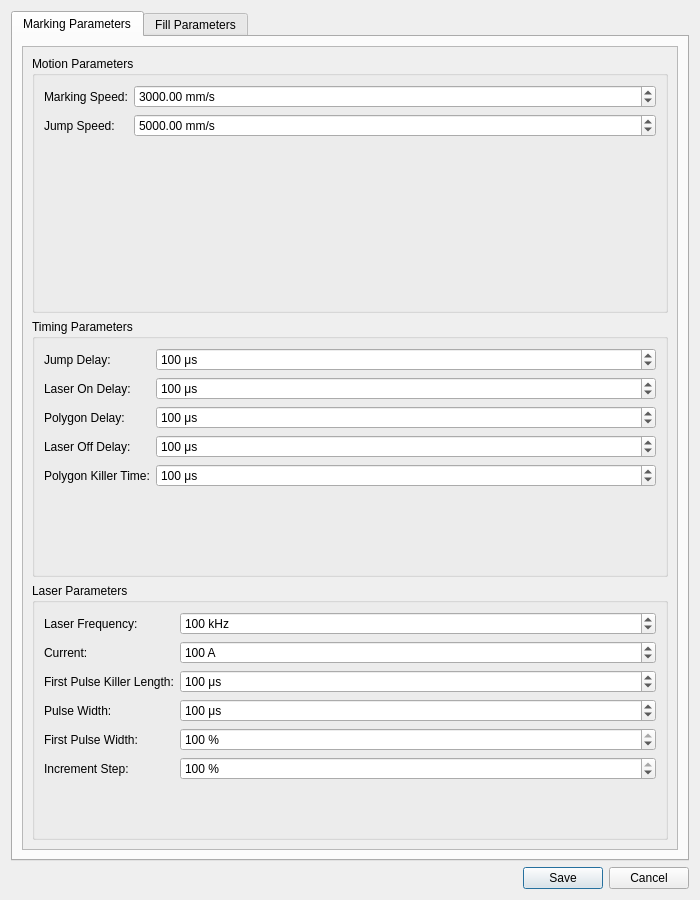
<?xml version="1.0" encoding="UTF-8"?>
<ui version="4.0">
 <class>LaserMarkingParametersDialog</class>
 <widget class="QDialog" name="LaserMarkingParametersDialog">
  <property name="geometry">
   <rect>
    <x>0</x>
    <y>0</y>
    <width>700</width>
    <height>900</height>
   </rect>
  </property>
  <property name="windowTitle">
   <string>Laser Marking Parameters</string>
  </property>
  <layout class="QVBoxLayout" name="verticalLayout">
   <item>
    <widget class="QTabWidget" name="tabWidget">
     <property name="currentIndex">
      <number>0</number>
     </property>
     <widget class="QWidget" name="markingParametersTab">
      <attribute name="title">
       <string>Marking Parameters</string>
      </attribute>
      <layout class="QVBoxLayout" name="verticalLayout_2">
       <item>
        <widget class="QScrollArea" name="scrollArea">
         <property name="widgetResizable">
          <bool>true</bool>
         </property>
         <widget class="QWidget" name="scrollAreaWidgetContents">
          <layout class="QVBoxLayout" name="markingParamsLayout">
           <item>
            <widget class="QGroupBox" name="motionGroup">
             <property name="title">
              <string>Motion Parameters</string>
             </property>
             <layout class="QFormLayout" name="motionFormLayout">
              <item row="0" column="0">
               <widget class="QLabel" name="markSpeedLabel">
                <property name="text">
                 <string>Marking Speed:</string>
                </property>
               </widget>
              </item>
              <item row="0" column="1">
               <widget class="QDoubleSpinBox" name="markSpeedSpinBox">
                <property name="suffix">
                 <string> mm/s</string>
                </property>
                <property name="minimum">
                 <double>0.000000000000000</double>
                </property>
                <property name="maximum">
                 <double>10000.000000000000000</double>
                </property>
                <property name="singleStep">
                 <double>100.000000000000000</double>
                </property>
                <property name="value">
                 <double>3000.000000000000000</double>
                </property>
               </widget>
              </item>
              <item row="1" column="0">
               <widget class="QLabel" name="jumpSpeedLabel">
                <property name="text">
                 <string>Jump Speed:</string>
                </property>
               </widget>
              </item>
              <item row="1" column="1">
               <widget class="QDoubleSpinBox" name="jumpSpeedSpinBox">
                <property name="suffix">
                 <string> mm/s</string>
                </property>
                <property name="minimum">
                 <double>0.000000000000000</double>
                </property>
                <property name="maximum">
                 <double>10000.000000000000000</double>
                </property>
                <property name="singleStep">
                 <double>100.000000000000000</double>
                </property>
                <property name="value">
                 <double>5000.000000000000000</double>
                </property>
               </widget>
              </item>
             </layout>
            </widget>
           </item>
           <item>
            <widget class="QGroupBox" name="timingGroup">
             <property name="title">
              <string>Timing Parameters</string>
             </property>
             <layout class="QFormLayout" name="timingFormLayout">
              <item row="0" column="0">
               <widget class="QLabel" name="jumpDelayLabel">
                <property name="text">
                 <string>Jump Delay:</string>
                </property>
               </widget>
              </item>
              <item row="0" column="1">
               <widget class="QSpinBox" name="jumpDelaySpinBox">
                <property name="suffix">
                 <string> μs</string>
                </property>
                <property name="minimum">
                 <number>0</number>
                </property>
                <property name="maximum">
                 <number>10000</number>
                </property>
                <property name="singleStep">
                 <number>10</number>
                </property>
                <property name="value">
                 <number>100</number>
                </property>
               </widget>
              </item>
              <item row="1" column="0">
               <widget class="QLabel" name="laserOnDelayLabel">
                <property name="text">
                 <string>Laser On Delay:</string>
                </property>
               </widget>
              </item>
              <item row="1" column="1">
               <widget class="QSpinBox" name="laserOnDelaySpinBox">
                <property name="suffix">
                 <string> μs</string>
                </property>
                <property name="minimum">
                 <number>0</number>
                </property>
                <property name="maximum">
                 <number>10000</number>
                </property>
                <property name="singleStep">
                 <number>10</number>
                </property>
                <property name="value">
                 <number>100</number>
                </property>
               </widget>
              </item>
              <item row="2" column="0">
               <widget class="QLabel" name="polygonDelayLabel">
                <property name="text">
                 <string>Polygon Delay:</string>
                </property>
               </widget>
              </item>
              <item row="2" column="1">
               <widget class="QSpinBox" name="polygonDelaySpinBox">
                <property name="suffix">
                 <string> μs</string>
                </property>
                <property name="minimum">
                 <number>0</number>
                </property>
                <property name="maximum">
                 <number>10000</number>
                </property>
                <property name="singleStep">
                 <number>10</number>
                </property>
                <property name="value">
                 <number>100</number>
                </property>
               </widget>
              </item>
              <item row="3" column="0">
               <widget class="QLabel" name="laserOffDelayLabel">
                <property name="text">
                 <string>Laser Off Delay:</string>
                </property>
               </widget>
              </item>
              <item row="3" column="1">
               <widget class="QSpinBox" name="laserOffDelaySpinBox">
                <property name="suffix">
                 <string> μs</string>
                </property>
                <property name="minimum">
                 <number>0</number>
                </property>
                <property name="maximum">
                 <number>10000</number>
                </property>
                <property name="singleStep">
                 <number>10</number>
                </property>
                <property name="value">
                 <number>100</number>
                </property>
               </widget>
              </item>
              <item row="4" column="0">
               <widget class="QLabel" name="polygonKillerTimeLabel">
                <property name="text">
                 <string>Polygon Killer Time:</string>
                </property>
               </widget>
              </item>
              <item row="4" column="1">
               <widget class="QSpinBox" name="polygonKillerTimeSpinBox">
                <property name="suffix">
                 <string> μs</string>
                </property>
                <property name="minimum">
                 <number>0</number>
                </property>
                <property name="maximum">
                 <number>10000</number>
                </property>
                <property name="singleStep">
                 <number>10</number>
                </property>
                <property name="value">
                 <number>100</number>
                </property>
               </widget>
              </item>
             </layout>
            </widget>
           </item>
           <item>
            <widget class="QGroupBox" name="laserGroup">
             <property name="title">
              <string>Laser Parameters</string>
             </property>
             <layout class="QFormLayout" name="laserFormLayout">
              <item row="0" column="0">
               <widget class="QLabel" name="laserFrequencyLabel">
                <property name="text">
                 <string>Laser Frequency:</string>
                </property>
               </widget>
              </item>
              <item row="0" column="1">
               <widget class="QSpinBox" name="laserFrequencySpinBox">
                <property name="suffix">
                 <string> kHz</string>
                </property>
                <property name="minimum">
                 <number>0</number>
                </property>
                <property name="maximum">
                 <number>1000</number>
                </property>
                <property name="value">
                 <number>100</number>
                </property>
               </widget>
              </item>
              <item row="1" column="0">
               <widget class="QLabel" name="currentLabel">
                <property name="text">
                 <string>Current:</string>
                </property>
               </widget>
              </item>
              <item row="1" column="1">
               <widget class="QSpinBox" name="currentSpinBox">
                <property name="suffix">
                 <string> A</string>
                </property>
                <property name="minimum">
                 <number>0</number>
                </property>
                <property name="maximum">
                 <number>1000</number>
                </property>
                <property name="value">
                 <number>100</number>
                </property>
               </widget>
              </item>
              <item row="2" column="0">
               <widget class="QLabel" name="firstPulseKillerLengthLabel">
                <property name="text">
                 <string>First Pulse Killer Length:</string>
                </property>
               </widget>
              </item>
              <item row="2" column="1">
               <widget class="QSpinBox" name="firstPulseKillerLengthSpinBox">
                <property name="suffix">
                 <string> μs</string>
                </property>
                <property name="minimum">
                 <number>0</number>
                </property>
                <property name="maximum">
                 <number>1000</number>
                </property>
                <property name="value">
                 <number>100</number>
                </property>
               </widget>
              </item>
              <item row="3" column="0">
               <widget class="QLabel" name="pulseWidthLabel">
                <property name="text">
                 <string>Pulse Width:</string>
                </property>
               </widget>
              </item>
              <item row="3" column="1">
               <widget class="QSpinBox" name="pulseWidthSpinBox">
                <property name="suffix">
                 <string> μs</string>
                </property>
                <property name="minimum">
                 <number>0</number>
                </property>
                <property name="maximum">
                 <number>1000</number>
                </property>
                <property name="value">
                 <number>100</number>
                </property>
               </widget>
              </item>
              <item row="4" column="0">
               <widget class="QLabel" name="firstPulseWidthLabel">
                <property name="text">
                 <string>First Pulse Width:</string>
                </property>
               </widget>
              </item>
              <item row="4" column="1">
               <widget class="QSpinBox" name="firstPulseWidthSpinBox">
                <property name="suffix">
                 <string> %</string>
                </property>
                <property name="minimum">
                 <number>0</number>
                </property>
                <property name="maximum">
                 <number>100</number>
                </property>
                <property name="value">
                 <number>100</number>
                </property>
               </widget>
              </item>
              <item row="5" column="0">
               <widget class="QLabel" name="incrementStepLabel">
                <property name="text">
                 <string>Increment Step:</string>
                </property>
               </widget>
              </item>
              <item row="5" column="1">
               <widget class="QSpinBox" name="incrementStepSpinBox">
                <property name="suffix">
                 <string> %</string>
                </property>
                <property name="minimum">
                 <number>0</number>
                </property>
                <property name="maximum">
                 <number>100</number>
                </property>
                <property name="value">
                 <number>100</number>
                </property>
               </widget>
              </item>
             </layout>
            </widget>
           </item>
          </layout>
         </widget>
        </widget>
       </item>
      </layout>
     </widget>
     <widget class="QWidget" name="fillParametersTab">
      <attribute name="title">
       <string>Fill Parameters</string>
      </attribute>
      <layout class="QVBoxLayout" name="verticalLayout_3">
       <item>
        <widget class="QScrollArea" name="fillScrollArea">
         <property name="widgetResizable">
          <bool>true</bool>
         </property>
         <widget class="QWidget" name="fillScrollAreaWidgetContents">
          <layout class="QVBoxLayout" name="fillParamsLayout">
           <item>
            <widget class="QGroupBox" name="fillParametersGroup">
             <property name="title">
              <string>Entity Fill Properties</string>
             </property>
             <layout class="QFormLayout" name="fillFormLayout">
              <item row="0" column="0">
               <widget class="QLabel" name="fillModeLabel">
                <property name="text">
                 <string>Fill Mode:</string>
                </property>
               </widget>
              </item>
              <item row="0" column="1">
               <widget class="QComboBox" name="fillModeComboBox">
                <item>
                 <property name="text">
                  <string>No Filling</string>
                 </property>
                </item>
                <item>
                 <property name="text">
                  <string>One-way Filling</string>
                 </property>
                </item>
                <item>
                 <property name="text">
                  <string>Two-way Filling</string>
                 </property>
                </item>
                <item>
                 <property name="text">
                  <string>Bow-shaped Filling</string>
                 </property>
                </item>
                <item>
                 <property name="text">
                  <string>Back-shaped Filling</string>
                 </property>
                </item>
               </widget>
              </item>
              <item row="1" column="0">
               <widget class="QLabel" name="equalDistanceLabel">
                <property name="text">
                 <string>Evenly Distribute Fill Lines:</string>
                </property>
               </widget>
              </item>
              <item row="1" column="1">
               <widget class="QCheckBox" name="equalDistanceCheckBox"/>
              </item>
              <item row="2" column="0">
               <widget class="QLabel" name="secondFillLabel">
                <property name="text">
                 <string>Enable Second Padding:</string>
                </property>
               </widget>
              </item>
              <item row="2" column="1">
               <widget class="QCheckBox" name="secondFillCheckBox"/>
              </item>
              <item row="3" column="0">
               <widget class="QLabel" name="rotateAngleLabel">
                <property name="text">
                 <string>Automatic Rotation Angle:</string>
                </property>
               </widget>
              </item>
              <item row="3" column="1">
               <widget class="QCheckBox" name="rotateAngleCheckBox"/>
              </item>
              <item row="4" column="0">
               <widget class="QLabel" name="fillAsOneLabel">
                <property name="text">
                 <string>Calculate Objects as a Whole:</string>
                </property>
               </widget>
              </item>
              <item row="4" column="1">
               <widget class="QCheckBox" name="fillAsOneCheckBox"/>
              </item>
              <item row="5" column="0">
               <widget class="QLabel" name="moreIntactLabel">
                <property name="text">
                 <string>Optimize Two-way Filling:</string>
                </property>
               </widget>
              </item>
              <item row="5" column="1">
               <widget class="QCheckBox" name="moreIntactCheckBox"/>
              </item>
              <item row="6" column="0">
               <widget class="QLabel" name="fill3DLabel">
                <property name="text">
                 <string>Use Triangle Fill Mode:</string>
                </property>
               </widget>
              </item>
              <item row="6" column="1">
               <widget class="QCheckBox" name="fill3DCheckBox"/>
              </item>
              <item row="7" column="0">
               <widget class="QLabel" name="loopNumLabel">
                <property name="text">
                 <string>Number of Boundary Rings:</string>
                </property>
               </widget>
              </item>
              <item row="7" column="1">
               <widget class="QSpinBox" name="loopNumSpinBox">
                <property name="minimum">
                 <number>0</number>
                </property>
                <property name="maximum">
                 <number>100</number>
                </property>
                <property name="value">
                 <number>1</number>
                </property>
               </widget>
              </item>
              <item row="8" column="0">
               <widget class="QLabel" name="fillMarkTimesLabel">
                <property name="text">
                 <string>Number of Markings for Current Angle:</string>
                </property>
               </widget>
              </item>
              <item row="8" column="1">
               <widget class="QSpinBox" name="fillMarkTimesSpinBox">
                <property name="minimum">
                 <number>1</number>
                </property>
                <property name="maximum">
                 <number>100</number>
                </property>
               </widget>
              </item>
              <item row="9" column="0">
               <widget class="QLabel" name="curMarkTimesLabel">
                <property name="text">
                 <string>Current Number of Markings:</string>
                </property>
               </widget>
              </item>
              <item row="9" column="1">
               <widget class="QSpinBox" name="curMarkTimesSpinBox">
                <property name="minimum">
                 <number>1</number>
                </property>
                <property name="maximum">
                 <number>100</number>
                </property>
                <property name="value">
                 <number>12</number>
                </property>
               </widget>
              </item>
              <item row="10" column="0">
               <widget class="QLabel" name="layerIdLabel">
                <property name="text">
                 <string>Fill in Pen Number:</string>
                </property>
               </widget>
              </item>
              <item row="10" column="1">
               <widget class="QSpinBox" name="layerIdSpinBox">
                <property name="minimum">
                 <number>0</number>
                </property>
                <property name="maximum">
                 <number>255</number>
                </property>
                <property name="value">
                 <number>1</number>
                </property>
               </widget>
              </item>
              <item row="11" column="0">
               <widget class="QLabel" name="fillSpaceLabel">
                <property name="text">
                 <string>Fill Line Space:</string>
                </property>
               </widget>
              </item>
              <item row="11" column="1">
               <widget class="QDoubleSpinBox" name="fillSpaceSpinBox">
                <property name="minimum">
                 <double>0.010000000000000</double>
                </property>
                <property name="maximum">
                 <double>1000.000000000000000</double>
                </property>
                <property name="value">
                 <double>100.000000000000000</double>
                </property>
               </widget>
              </item>
              <item row="12" column="0">
               <widget class="QLabel" name="fillAngleLabel">
                <property name="text">
                 <string>Fill Angle:</string>
                </property>
               </widget>
              </item>
              <item row="12" column="1">
               <widget class="QDoubleSpinBox" name="fillAngleSpinBox">
                <property name="minimum">
                 <double>0.000000000000000</double>
                </property>
                <property name="maximum">
                 <double>360.000000000000000</double>
                </property>
                <property name="value">
                 <double>100.000000000000000</double>
                </property>
               </widget>
              </item>
              <item row="13" column="0">
               <widget class="QLabel" name="fillEdgeOffsetLabel">
                <property name="text">
                 <string>Fill Edge Offset:</string>
                </property>
               </widget>
              </item>
              <item row="13" column="1">
               <widget class="QDoubleSpinBox" name="fillEdgeOffsetSpinBox">
                <property name="minimum">
                 <double>0.000000000000000</double>
                </property>
                <property name="maximum">
                 <double>1000.000000000000000</double>
                </property>
                <property name="value">
                 <double>100.000000000000000</double>
                </property>
               </widget>
              </item>
              <item row="14" column="0">
               <widget class="QLabel" name="fillStartOffsetLabel">
                <property name="text">
                 <string>Fill Start Offset:</string>
                </property>
               </widget>
              </item>
              <item row="14" column="1">
               <widget class="QDoubleSpinBox" name="fillStartOffsetSpinBox">
                <property name="minimum">
                 <double>0.000000000000000</double>
                </property>
                <property name="maximum">
                 <double>1000.000000000000000</double>
                </property>
                <property name="value">
                 <double>100.000000000000000</double>
                </property>
               </widget>
              </item>
              <item row="15" column="0">
               <widget class="QLabel" name="fillEndOffsetLabel">
                <property name="text">
                 <string>Fill End Offset:</string>
                </property>
               </widget>
              </item>
              <item row="15" column="1">
               <widget class="QDoubleSpinBox" name="fillEndOffsetSpinBox">
                <property name="minimum">
                 <double>0.000000000000000</double>
                </property>
                <property name="maximum">
                 <double>1000.000000000000000</double>
                </property>
                <property name="value">
                 <double>100.000000000000000</double>
                </property>
               </widget>
              </item>
              <item row="16" column="0">
               <widget class="QLabel" name="fillLineReductionLabel">
                <property name="text">
                 <string>Fill Line Reduction:</string>
                </property>
               </widget>
              </item>
              <item row="16" column="1">
               <widget class="QDoubleSpinBox" name="fillLineReductionSpinBox">
                <property name="minimum">
                 <double>0.000000000000000</double>
                </property>
                <property name="maximum">
                 <double>1000.000000000000000</double>
                </property>
                <property name="value">
                 <double>100.000000000000000</double>
                </property>
               </widget>
              </item>
              <item row="17" column="0">
               <widget class="QLabel" name="loopSpaceLabel">
                <property name="text">
                 <string>Loop Space:</string>
                </property>
               </widget>
              </item>
              <item row="17" column="1">
               <widget class="QDoubleSpinBox" name="loopSpaceSpinBox">
                <property name="minimum">
                 <double>0.000000000000000</double>
                </property>
                <property name="maximum">
                 <double>1000.000000000000000</double>
                </property>
                <property name="value">
                 <double>100.000000000000000</double>
                </property>
               </widget>
              </item>
              <item row="18" column="0">
               <widget class="QLabel" name="secondAngleLabel">
                <property name="text">
                 <string>Second Fill Angle:</string>
                </property>
               </widget>
              </item>
              <item row="18" column="1">
               <widget class="QDoubleSpinBox" name="secondAngleSpinBox">
                <property name="minimum">
                 <double>0.000000000000000</double>
                </property>
                <property name="maximum">
                 <double>360.000000000000000</double>
                </property>
                <property name="value">
                 <double>100.000000000000000</double>
                </property>
               </widget>
              </item>
              <item row="19" column="0">
               <widget class="QLabel" name="rotateAngleDeltaLabel">
                <property name="text">
                 <string>Angle of Each Increment:</string>
                </property>
               </widget>
              </item>
              <item row="19" column="1">
               <widget class="QDoubleSpinBox" name="rotateAngleDeltaSpinBox">
                <property name="minimum">
                 <double>0.000000000000000</double>
                </property>
                <property name="maximum">
                 <double>360.000000000000000</double>
                </property>
                <property name="value">
                 <double>100.000000000000000</double>
                </property>
               </widget>
              </item>
             </layout>
            </widget>
           </item>
          </layout>
         </widget>
        </widget>
       </item>
      </layout>
     </widget>
    </widget>
   </item>
   <item>
    <widget class="QDialogButtonBox" name="buttonBox">
     <property name="orientation">
      <enum>Qt::Horizontal</enum>
     </property>
     <property name="standardButtons">
      <set>QDialogButtonBox::Cancel|QDialogButtonBox::Save</set>
     </property>
    </widget>
   </item>
  </layout>
 </widget>
 <resources/>
 <connections>
  <connection>
   <sender>buttonBox</sender>
   <signal>accepted()</signal>
   <receiver>LaserMarkingParametersDialog</receiver>
   <slot>accept()</slot>
   <hints>
    <hint type="sourcelabel">
     <x>349</x>
     <y>880</y>
    </hint>
    <hint type="destinationlabel">
     <x>349</x>
     <y>449</y>
    </hint>
   </hints>
  </connection>
  <connection>
   <sender>buttonBox</sender>
   <signal>rejected()</signal>
   <receiver>LaserMarkingParametersDialog</receiver>
   <slot>reject()</slot>
   <hints>
    <hint type="sourcelabel">
     <x>349</x>
     <y>880</y>
    </hint>
    <hint type="destinationlabel">
     <x>349</x>
     <y>449</y>
    </hint>
   </hints>
  </connection>
 </connections>
</ui>
